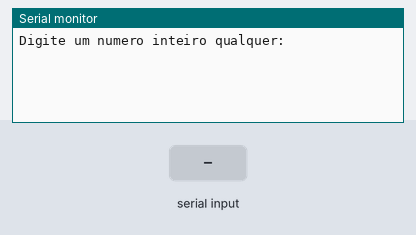
This sketch was run on a simulated Arduino Uno, built with avr-gcc and run on an emulated ATmega328P. Parts: the last lines printed to the serial monitor. The inputs (shaded band) are chosen by the test bench.

Above: at 1.2 s.
1.3 s: "90,45\n" received over Serial
At 1.8 s:
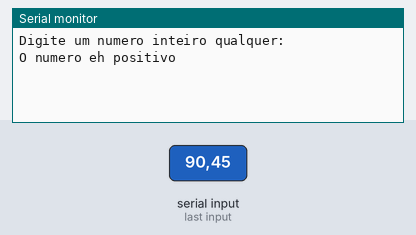
At 8.58 s:
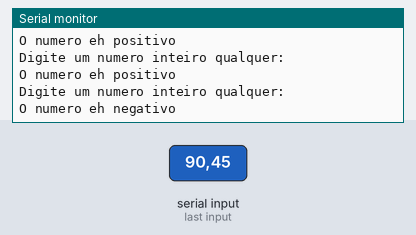

Measured:
- after the input at 1.3 s, the serial monitor: prints a new line at once (image 1)

The sketch:

LOPAL_Ex_11.ino
```cpp
// C++ code
/*Faça um programa que receba um número inteiro do usuário e informe se este
número é positivo ou negativo.*/
//Variáveis
int numero = 0;

void setup()
{
	Serial.begin(9600);
}

void loop()
{
  Serial.println("Digite um numero inteiro qualquer:");
  while (! Serial.available());
  numero = Serial.parseInt();

  if(numero > 0)
  {
  Serial.println ("O numero eh positivo");
  }
  else
  {
  Serial.println("O numero eh negativo");
  }
  Serial.println();
  delay(3000);
}
```
